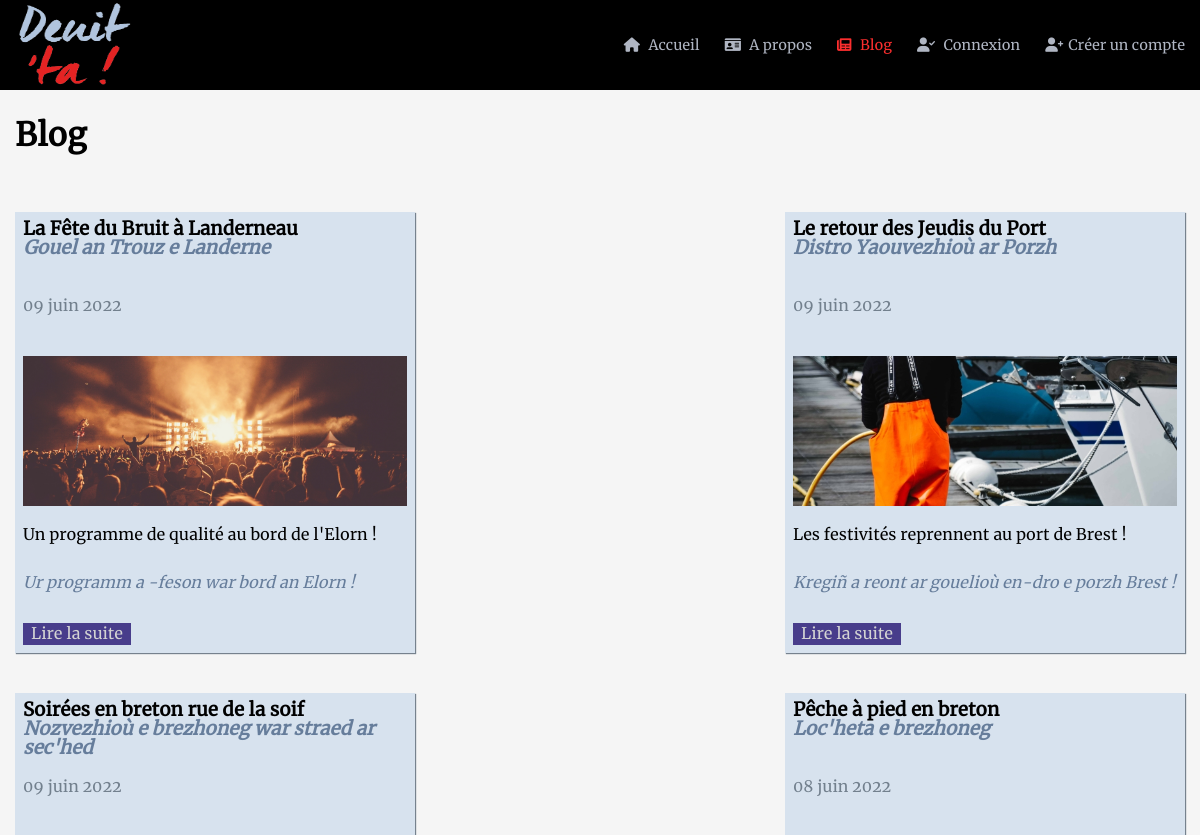
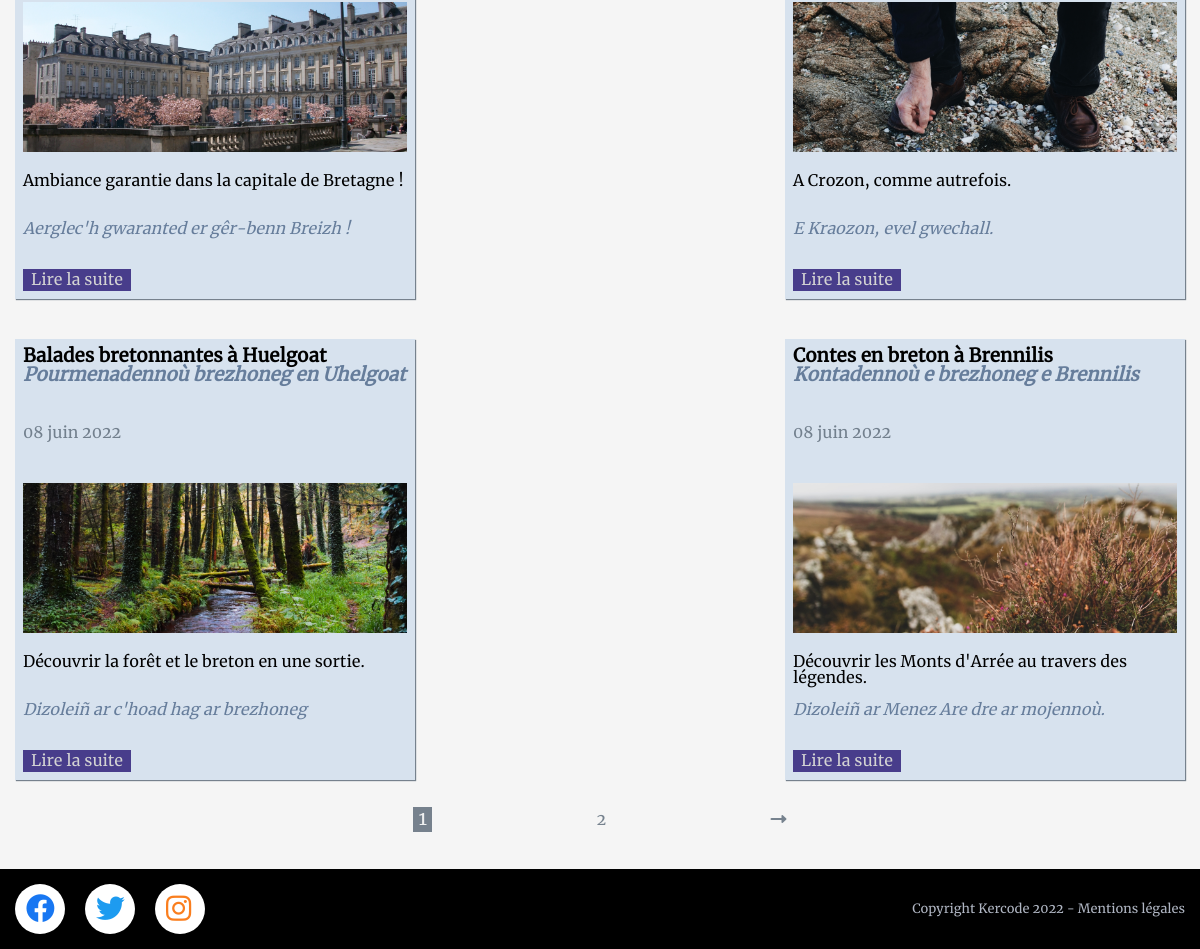
Page /blog on the committed database (2 pictures, top to bottom).
### tables this page shows
CREATE TABLE IF NOT EXISTS `blog` (
  `id` bigint(20) unsigned NOT NULL AUTO_INCREMENT,
  `titleFR` varchar(50) NOT NULL,
  `titleBZH` varchar(50) NOT NULL,
  `excerptFR` varchar(200) NOT NULL,
  `excerptBZH` varchar(200) NOT NULL,
  `img` varchar(200) NOT NULL,
  `contentFR` text NOT NULL,
  `contentBZH` text NOT NULL,
  `created_at` timestamp NOT NULL DEFAULT CURRENT_TIMESTAMP,
  PRIMARY KEY (`id`)
);

### app/Controllers/FrontController.php (called while the page is built, shortened)
<?php
class FrontController extends Controller {
    public function blog($currentPage) {
        $blogManager = new \Projet\Models\Blog();
        $nbBlog = $blogManager->count();
        $byPage = 6;
        $pages = ceil($nbBlog[0] / $byPage);
        $firstBlog = ($currentPage * $byPage) - $byPage;
        $blogs = $blogManager->blogPage($firstBlog, $byPage);
        require ($this->view('front', 'blog'));
    }
}

### app/Models/Blog.php (called while the page is built, shortened)
<?php
class Blog extends Manager {
    public function blogPage($firstBlog, $byPage) {
        $pdo = self::dbConnect();
        $req = $pdo->prepare('SELECT id, titleFR, titleBZH, excerptFR, excerptBZH, img, DATE_FORMAT(created_at, "%d %M %Y") as date
                            FROM blog
                            ORDER BY created_at
                            DESC LIMIT :firstBlog, :byPage');
        $req->bindValue(':firstBlog', $firstBlog, $pdo::PARAM_INT);
        $req->bindValue(':byPage', $byPage, $pdo::PARAM_INT);
        $req->execute();
        $blog = $req->fetchAll();
        return $blog;
    }
}

### app/Models/Manager.php (called while the page is built, shortened)
<?php
class Manager {
    private static $pdo = null;
    protected static function dbConnect() {
        if (isset(self::$pdo)) {
            return self::$pdo;
        } else {
            try {
                self::$pdo = new \PDO (
                'mysql:host=' . $_ENV['DB_HOST'] . ';
                dbname=' . $_ENV['DB_NAME'] . ';
                charset=utf8',
                $_ENV['DB_USERNAME'],
                $_ENV['DB_PASSWORD']
            );
                self::$pdo->query("SET lc_time_names = 'fr_FR'");
                return self::$pdo;
            } catch (Exception $e) {
                die ('Erreur : ' . $e->getMessage());
            }
        }
    }
    public static function getChild() {
        $child = get_called_class();
        $childName = explode('\\', $child);
        $res = end($childName);
        return $res;
    }
    public static function count() {
        $pdo = self::dbConnect();
        $child = self::getChild();
        $req = $pdo->prepare("SELECT COUNT(id)
                              FROM {$child}");
        $req->execute(array());
        $number = $req->fetch();
        return $number;
    }
}

### app/Views/front/templates/blog.php (the view, shortened to what this page needs)
<?php include_once ('app/Views/front/layout/header.php') ?>
    <main class="container">
        <h1>Blog</h1>
            <div id="blog-page">
            <?php foreach ($blogs as $blog) : ?>
                <article class="blog-layout">
                    <h3 class="blog-title"><?= $blog['titleFR'] ?> <span class="txt-bzh"><?= $blog['titleBZH'] ?></span></h3>
                    <p class="blog-date"><?= $blog['date'] ?></p>
                    <img src="./Public/admin/img/blog/<?= $blog['img'] ?>" alt="<?= $blog['titleFR'] ?>">
                    <p class="blog-layout-excerpt"><?= $blog['excerptFR'] ?></p>
                    <p class="blog-layout-excerpt txt-bzh"><?= $blog['excerptBZH'] ?></p>
                    <a class="link-to-blog" href="blogRead&id=<?= $blog['id'] ?>" title="Lire l'article <?= $blog['titleFR'] ?>">Lire la suite</a>
                </article>
            <?php endforeach; ?>
            </div>
            <?php if ($pages > 1) : ?>
            <nav id="blog-pagination">
                <ul class="pagination">
                    <?php for ($page = 1; $page <= $pages; $page++) : ?>
                    <li class="page-nav <?= ($currentPage == $page) ? "active" : "" ?>">
                        <a href="blog&page=<?= $page ?>" class="page-link" title="Page <?= $page ?>"><?= $page ?></a>
                    </li>
                    <?php endfor; ?>
                    <li class="page-nav <?= ($currentPage == $pages) ? "hidden" : "" ?>">
                        <a href="blog&page=<?= $currentPage + 1 ?>" class="page-link" title="Page suivante"><i class="fa-solid fa-right-long"></i></a>
                    </li>
                </ul>
            </nav>
            <?php endif; ?>
    </main>
<?php include_once ('app/Views/front/layout/footer.php') ?>

### index.php (shortened to what this page needs)
<?php
try {
    $frontController = new \Projet\Controllers\FrontController();
    $userController = new \Projet\Controllers\UserController();
    $noAuthorisation = new Exception ('Vous n\'avez pas l\'autorisation pour cette requête.', 401);
    if (isset($_GET['action'])) {
        if ($_GET['action'] == 'home') {
            $frontController->home();
        } elseif ($_GET['action'] == 'about') {
            $frontController->about();
        } elseif ($_GET['action'] == 'blog') {
            if (isset($_GET['page']) && !empty($_GET['page'])) {
                $currentPage = (int) strip_tags($_GET['page']);
            } else {
                $currentPage = 1;
            }
            $frontController->blog($currentPage);
        } elseif ($_GET['action'] == 'blogRead') {
            $id = htmlspecialchars($_GET['id']);
            $frontController->readBlog($id);
        } elseif ($_GET['action'] == 'blogDeleteComment') {
            $id = htmlspecialchars($_GET['id']);
            $userController->deleteComment($id);
        } elseif ($_GET['action'] == 'contact') {
            if (empty($_SESSION)) {
                throw $noAuthorisation;
            } else {
                $frontController->contact();
            }
        } elseif ($_GET['action'] == 'login') {
            $frontController->login();
        } elseif ($_GET['action'] == 'connect') {
            $mail = htmlspecialchars($_POST['login-mail']);
            $password = htmlspecialchars($_POST['login-pswd']);
            $userController->connect($mail, $password);
        } elseif ($_GET['action'] == 'register') {
            $frontController->newUser();
        } elseif ($_GET['action'] == 'account') {
            if (empty($_SESSION)) {
                throw $noAuthorisation;
            } else {
                $frontController->account();
            }
        } elseif ($_GET['action'] == 'logout') {
            session_unset();
            session_destroy();
            header('Location: index.php');
        } elseif ($_GET['action'] == 'noJSNav') {
            $frontController->noJSNAV();
        } else {
            throw new Exception('Cette action n\'existe pas');
        }
    } else {
        $frontController->home();
    }
} catch (Exception $e) {
    require 'app/Views/front/errors/error.php';
} catch (Error $e) {
    require 'app/Views/front/errors/error.php';
}

### app/Views/front/layout/header.php (shortened to what this page needs)
<!DOCTYPE html>
<html lang="fr">
<head>
    <link rel="stylesheet" href="https://cdnjs.cloudflare.com/ajax/libs/font-awesome/6.0.0-beta2/css/all.min.css ">
    <link rel="stylesheet" href="Public/front/css/style.css">
</head>
<body>
    <header>
        <div id="headband" class="container">
            <div id="logo">
                <a href="home" title="Deuit 'ta !">
                    <img src="Public/front/img/front/logo.png" alt="Logo Deuit 'ta !">
                </a>
            </div>
            <nav id="navigation">
                <ul class="nav-menu" id="nav-menu">
                    <li class="nav-item">
                        <a class="nav-link active" href="home" title="Accueil"><i class="fa-solid fa-house"></i> Accueil</a>
                    </li>
                    <li class="nav-item">
                        <a class="nav-link" href="about" title="A propos"><i class="fa-solid fa-id-card"></i> A propos</a>
                    </li>
                    <li class="nav-item">
                        <a class="nav-link" href="blog" title="Blog"><i class="fa-solid fa-newspaper"></i> Blog</a>
                    </li>
                    <?php if (!empty($_SESSION)) :
                    if (!empty($_SESSION) && $_SESSION['role'] != 1) : ?>
                    <li class="nav-item">
                        <a class="nav-link" href="contact" title="Contact"><i class="fa-solid fa-envelope"></i> Contact</a>
                    </li>
                    <?php elseif (!empty($_SESSION) && $_SESSION['role'] === 1) : ?>
                    <li class="nav-item">
                        <a class="nav-link" href="admin/home" title="Administration"><i class="fa-solid fa-gear"></i>Administration</a>
                    </li>
                    <?php endif; ?>
                    <li class="nav-item">
                        <a class="nav-link" href="account" title="Mon compte"><i class="fa-solid fa-user"></i> Mon compte</a>
                    </li>
                    <li class="nav-item">
                        <a class="nav-link" href="logout" title="Déconnexion"><i class="fa-solid fa-right-from-bracket"></i> Déconnexion</a>
                    </li>
                    <?php else : ?>
                    <li class="nav-item">
                        <a class="nav-link" href="login" title="Connexion"><i class="fa-solid fa-user-check"></i> Connexion</a>
                    </li>
                    <li class="nav-item">
                        <a class="nav-link" href="register" title="Créer un compte"><i class="fa-solid fa-user-plus"></i>Créer un compte</a>
                    </li>
                    <?php endif; ?>
                </ul>
            </nav>
        </div>
    </header>

### app/Views/front/layout/footer.php (shortened to what this page needs)
    <footer>
        <div id="footband" class="container">
            <div id="outlinks">
                <a href="#" id="facebook" class="socials" title="Facebook"><i class="fa-brands fa-facebook"></i></a>
                <a href="#" id="twitter" class="socials" title="Twitter"><i class="fa-brands fa-twitter"></i></a>
                <a href="#" id="instagram" class="socials" title="Instagram"><i class="fa-brands fa-instagram"></i></a>
            </div>
            <p>Copyright Kercode 2022 - <a href="#" title="Mentions légales">Mentions légales</a></p>
        </div>
    </footer>
</body>
</html>

### Public/front/css/style.css (style rules this page uses)
:root { --lightbg: rgba(245, 245, 245, 0.95); --shadow: rgba(99, 112, 126, 0.87); --bloglistbg: rgba(215, 226, 238, 1); --formbg: rgba(196, 218, 247, 0.9); --bannerbzh: rgba(176, 196, 222, 1); --bzh: rgba(102, 125, 155, 1); --menulinks: rgba(202, 209, 224, 0.87); --linkhover: rgb(252, 46, 46); --border: rgba(176, 196, 222, 1); --errorbg: rgba(250, 167, 167, 1); --successbg: rgba(179, 251, 179, 1); }
* { margin: 0; padding: 0; box-sizing: border-box; }
body { background-color: var(--lightbg); font-family: 'merriweatherregular', 'Calibri'; }
a { text-decoration: none; }
ul { list-style-type: none; }
main { min-height: 100vh; }
.container { max-width: 1320px; width: 100%; margin: 0 auto; padding: 0 15px; }
.txt-bzh { color: var(--bzh); font-style: italic; }
h1 { padding: 120px 0 40px; }
.blog-title { display: flex; flex-direction: column; min-height: 70px; }
.blog-title .txt-bzh { margin-left: 0; }
.link-to-blog { display: block; width: fit-content; padding: 3px 8px; background-color: darkslateblue; color: lightgray; }
header { width: 100%; background-color: black; position: fixed; }
header #headband { display: flex; justify-content: space-between; align-items: center; }
header #headband #logo { width: 120px; height: 90px; }
header #headband #logo img { width: 100%; height: 100%; }
header #headband #navigation .nav-menu { position: fixed; display: flex; flex-direction: column; background-color: black; width: 100%; text-align: center; transition: 0.3s; left: -100%; top: 84px; gap: 0; }
header #headband #navigation .nav-menu .nav-item { margin: 10px 0; }
header #headband #navigation .nav-menu .nav-item .nav-link { font-size: 0.9rem; color: var(--menulinks); transition: 0.2s ease; }
header #headband #navigation .nav-menu .nav-item .active { color: var(--linkhover); }
header #headband #navigation .nav-menu .nav-item .nav-link i { margin-right: 5px; }
#blog-page { display: flex; justify-content: center; flex-wrap: wrap; align-items: center; }
#blog-page .blog-layout { width: 80%; background-color: var(--bloglistbg); box-shadow: 1px 1px 1px var(--shadow); margin: 20px 0 20px; padding: 8px; }
#blog-page .blog-layout .blog-title, #blog-page .blog-layout .blog-date { width: 100%; }
#blog-page .blog-layout .blog-date { color: var(--shadow); }
#blog-page .blog-layout img { margin: 10px 0; width: 100%; height: 150px; object-fit: cover; }
#blog-page .blog-layout p { margin: 8px 0 8px; min-height: 40px; }
#blog-pagination .pagination { margin: 10px 20%; display: flex; align-items: center; justify-content: space-evenly; }
#blog-pagination .pagination .page-nav a { color: var(--shadow); }
#blog-pagination .pagination .active a { background-color: var(--shadow); color: var(--lightbg); font-size: 1.2rem; padding: 3px 5px; }
footer { background-color: black; margin-top: 40px; width: 100%; }
footer #footband { display: flex; justify-content: space-between; align-items: center; padding: 15px; }
footer #footband #outlinks { display: flex; justify-content: space-between; }
footer #footband #outlinks .socials { width: 50px; height: 50px; margin-right: 20px; border-radius: 50%; background-color: white; font-size: 1.8rem; transition: 0.2s ease; }
footer #footband #outlinks .socials i { padding: 22%; }
footer #footband #outlinks #facebook { color: rgba(24, 119, 242, 1); }
footer #footband #outlinks #twitter { color: rgba(29, 155, 240, 1); }
footer #footband #outlinks #instagram { color: rgba(250, 126, 30, 1); }
footer #footband p { color: var(--menulinks); font-size: 0.8rem; }
footer #footband p a { color: var(--menulinks); transition: 0.2s ease; }
@media (min-width:768px) { header #headband #navigation .nav-menu { position: static; display: flex; flex-direction: row; width: auto; text-align: left; left: auto; top: auto; gap: 25px; } }
@media (min-width:768px) { #blog-page { justify-content: space-between; } }
@media (min-width:768px) { #blog-page .blog-layout { width: 400px; } }

### rows in the picture
blog: titleFR "La Fête du Bruit à Landerneau", titleBZH "Gouel an Trouz e Landerne", date "09 juin 2022", img (picture), excerptFR "Un programme de qualité au bord de l'Elorn !", excerptBZH "Ur programm a -feson war bord an Elorn !"
blog: titleFR "Le retour des Jeudis du Port", titleBZH "Distro Yaouvezhioù ar Porzh", date "09 juin 2022", img (picture), excerptFR "Les festivités reprennent au port de Brest !", excerptBZH "Kregiñ a reont ar gouelioù en-dro e porzh Brest !"
blog: titleFR "Soirées en breton rue de la soif", titleBZH "Nozvezhioù e brezhoneg war straed ar sec'hed", date "09 juin 2022", img (picture), excerptFR "Ambiance garantie dans la capitale de Bretagne !", excerptBZH "Aerglec'h gwaranted er gêr-benn Breizh !"
blog: titleFR "Pêche à pied en breton", titleBZH "Loc'heta e brezhoneg", date "08 juin 2022", img (picture), excerptFR "A Crozon, comme autrefois.", excerptBZH "E Kraozon, evel gwechall."
blog: titleFR "Balades bretonnantes à Huelgoat", titleBZH "Pourmenadennoù brezhoneg en Uhelgoat", date "08 juin 2022", img (picture), excerptFR "Découvrir la forêt et le breton en une sortie.", excerptBZH "Dizoleiñ ar c'hoad hag ar brezhoneg"
blog: titleFR "Contes en breton à Brennilis", titleBZH "Kontadennoù e brezhoneg e Brennilis", date "08 juin 2022", img (picture), excerptFR "Découvrir les Monts d'Arrée au travers des légendes.", excerptBZH "Dizoleiñ ar Menez Are dre ar mojennoù."
